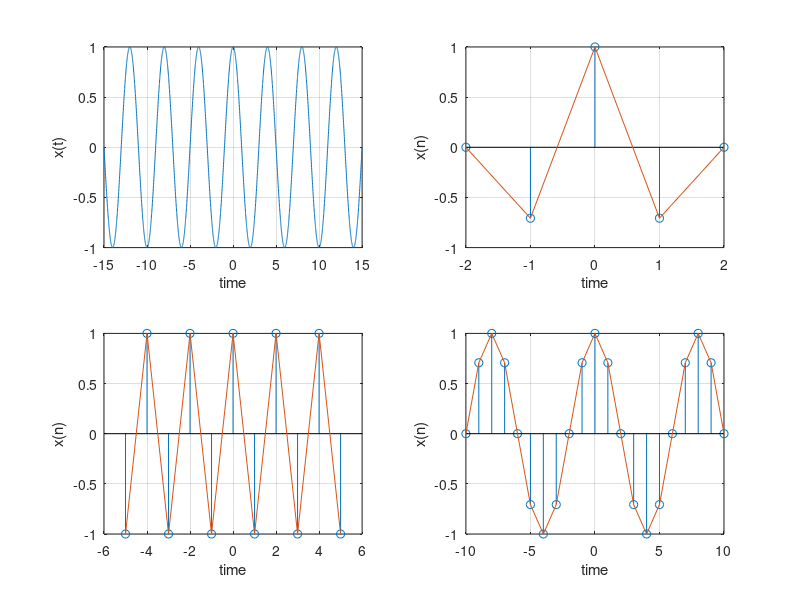

Write MATLAB code to recreate this figure.
t=-15:.01:15;
T=4;
fm=1/T;
x=cos(2*pi*fm*t);
subplot(2,2,1);
plot(t,x);
xlabel('time'); ylabel('x(t)')
grid;
n1=-2:1:2
fs1=1.6*fm;
fs2=2*fm;
fs3=8*fm;
x1=cos(2*pi*fm/fs1*n1);
subplot(2,2,2);
stem(n1,x1);
xlabel('time');ylabel('x(n)')

hold on
subplot(2,2,2);
plot(n1,x1)
grid;
n2=-5:1:5;
x2=cos(2*pi*fm/fs2*n2);
subplot(2,2,3);
stem(n2,x2);
xlabel('time');ylabel('x(n)')
hold on
subplot(2,2,3);
plot(n2,x2)
grid;
n3=-10:1:10;
x3=cos(2*pi*fm/fs3*n3);
subplot(2,2,4);
stem(n3,x3);
xlabel('time');ylabel('x(n)')
hold on
subplot(2,2,4);
plot(n3,x3)
grid;

